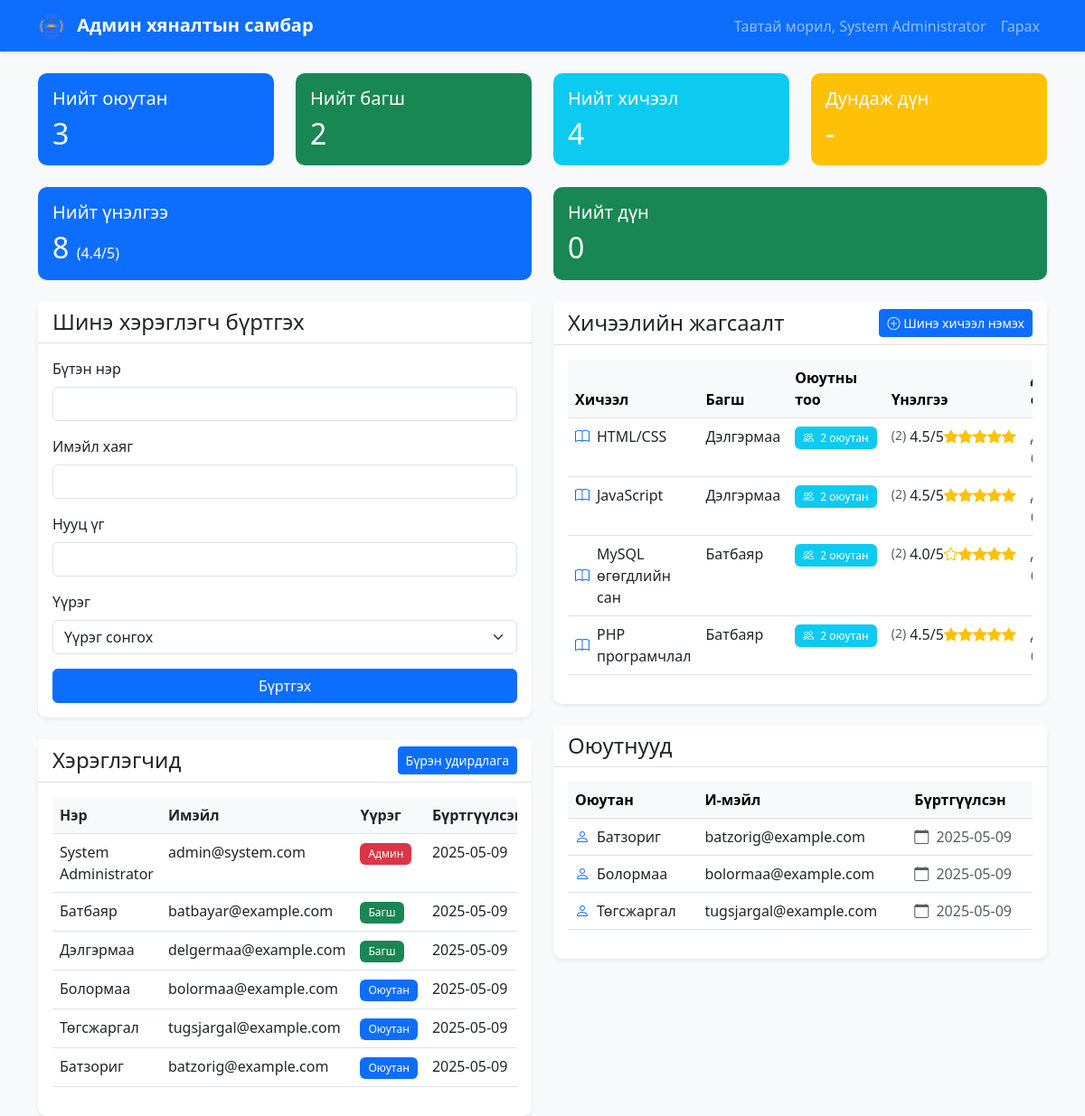
The page /dashboard/admin.php (signed in) on the database its author committed.
### tables this page shows
CREATE TABLE IF NOT EXISTS users (
    id INT AUTO_INCREMENT PRIMARY KEY,
    name VARCHAR(255) NOT NULL,
    email VARCHAR(255) NOT NULL UNIQUE,
    password VARCHAR(255) NOT NULL,
    role ENUM('admin', 'teacher', 'student') NOT NULL,
    created_at TIMESTAMP DEFAULT CURRENT_TIMESTAMP
);

CREATE TABLE IF NOT EXISTS courses (
    id INT AUTO_INCREMENT PRIMARY KEY,
    name VARCHAR(255) NOT NULL,
    teacher_id INT NOT NULL,
    created_at TIMESTAMP DEFAULT CURRENT_TIMESTAMP,
    FOREIGN KEY (teacher_id) REFERENCES users(id) ON DELETE CASCADE
);

### dashboard/admin.php (the view, shortened to what the rows shown need)
<?php
require_once '../db.php';
$stmt = $conn->prepare("
    SELECT id, name, email, role, created_at
    FROM users
    ORDER BY created_at DESC
");
$stmt->execute();
$users = $stmt->get_result()->fetch_all(MYSQLI_ASSOC);
$stmt = $conn->prepare("
    SELECT
        c.id,
        c.name,
        c.teacher_id,
        u.name as teacher_name,
        c.created_at,
        (SELECT COUNT(*) FROM course_enrollments WHERE course_id = c.id) as student_count,
        (SELECT COUNT(*) FROM evaluations WHERE course_id = c.id) as total_evaluations,
        (SELECT AVG(score) FROM evaluations WHERE course_id = c.id) as average_score,
        (SELECT COUNT(*) FROM grades WHERE course_id = c.id) as graded_count,
        (SELECT AVG(grade) FROM grades WHERE course_id = c.id) as average_grade
    FROM courses c
    JOIN users u ON c.teacher_id = u.id
    GROUP BY c.id
    ORDER BY c.name
");
$stmt->execute();
$courses = $stmt->get_result()->fetch_all(MYSQLI_ASSOC);
$stmt = $conn->prepare("
    SELECT
        (SELECT COUNT(*) FROM users WHERE role = 'student') as total_students,
        (SELECT COUNT(*) FROM users WHERE role = 'teacher') as total_teachers,
        (SELECT COUNT(*) FROM courses) as total_courses,
        (SELECT COUNT(*) FROM evaluations) as total_evaluations,
        (SELECT AVG(score) FROM evaluations) as average_score,
        (SELECT COUNT(*) FROM grades) as total_grades,
        (SELECT AVG(grade) FROM grades) as average_grade
");
$stmt->execute();
$stats = $stmt->get_result()->fetch_assoc();
$stmt = $conn->prepare("
    SELECT id, name, email, created_at
    FROM users
    WHERE role = 'student'
    ORDER BY name
");
$stmt->execute();
$students = $stmt->get_result()->fetch_all(MYSQLI_ASSOC);
?>
<!DOCTYPE html>
<html lang="mn">
<head>
    <link href="https://cdn.jsdelivr.net/npm/bootstrap@5.3.0/dist/css/bootstrap.min.css" rel="stylesheet">
    <link rel="stylesheet" href="https://cdn.jsdelivr.net/npm/bootstrap-icons@1.7.2/font/bootstrap-icons.css">
    <link rel="stylesheet" href="../css/style.css">
</head>
<body class="bg-light">
    <div class="container mt-4">
        <div class="row mb-4">
            <div class="col-md-3">
                <div class="card bg-primary text-white">
                    <div class="card-body">
                        <h2 class="mb-0"><?php echo $stats['total_students']; ?></h2>
                    </div>
                </div>
            </div>
            <div class="col-md-3">
                <div class="card bg-success text-white">
                    <div class="card-body">
                        <h2 class="mb-0"><?php echo $stats['total_teachers']; ?></h2>
                    </div>
                </div>
            </div>
            <div class="col-md-3">
                <div class="card bg-info text-white">
                    <div class="card-body">
                        <h2 class="mb-0"><?php echo $stats['total_courses']; ?></h2>
                    </div>
                </div>
            </div>
            <div class="col-md-3">
                <div class="card bg-warning text-white">
                    <div class="card-body">
                        <h2 class="mb-0">
                            <?php if ($stats['total_grades'] > 0): ?>
                                <?php echo number_format($stats['average_grade'], 1); ?>
                                <small class="fs-6">(<?php echo $stats['total_grades']; ?>)</small>
                            <?php else: ?>
                                -
                            <?php endif; ?>
                        </h2>
                    </div>
                </div>
            </div>
        </div>
        <div class="row mb-4">
            <div class="col-md-6">
                <div class="card bg-primary text-white">
                    <div class="card-body">
                        <h2 class="mb-0">
                            <?php echo $stats['total_evaluations']; ?>
                            <?php if ($stats['total_evaluations'] > 0): ?>
                                <small class="fs-6">
                                    (<?php echo number_format($stats['average_score'], 1); ?>/5)
                                </small>
                            <?php endif; ?>
                        </h2>
                    </div>
                </div>
            </div>
            <div class="col-md-6">
                <div class="card bg-success text-white">
                    <div class="card-body">
                        <h2 class="mb-0">
                            <?php echo $stats['total_grades']; ?>
                        </h2>
                    </div>
                </div>
            </div>
        </div>
        <div class="row">
            <div class="col-md-6">
                <div class="card shadow-sm">
                    <div class="card-body">
                        <div class="table-responsive">
                            <table class="table">
                                <thead>
                                    <tr>
                                        <th>Нэр</th>
                                        <th>Имэйл</th>
                                        <th>Үүрэг</th>
                                        <th>Бүртгүүлсэн</th>
                                    </tr>
                                </thead>
                                <tbody>
                                    <?php foreach ($users as $user): ?>
                                        <tr>
                                            <td><?php echo htmlspecialchars($user['name']); ?></td>
                                            <td><?php echo htmlspecialchars($user['email']); ?></td>
                                            <td>
                                                <span class="badge bg-<?php echo $user['role'] === 'admin' ? 'danger' : ($user['role'] === 'teacher' ? 'success' : 'primary'); ?>">
                                                    <?php echo $user['role'] === 'admin' ? 'Админ' : ($user['role'] === 'teacher' ? 'Багш' : 'Оюутан'); ?>
                                                </span>
                                            </td>
                                            <td><?php echo date('Y-m-d', strtotime($user['created_at'])); ?></td>
                                        </tr>
                                    <?php endforeach; ?>
                                </tbody>
                            </table>
                        </div>
                    </div>
                </div>
            </div>
            <div class="col-md-6">
                <div class="card shadow-sm mb-4">
                    <div class="card-body">
                        <?php if (empty($courses)): ?>
                            <div class="text-center py-4">
                                <div class="text-muted">
                                    <i class="bi bi-book fs-4 d-block mb-2"></i>
                                    Хичээл байхгүй байна
                                </div>
                            </div>
                        <?php else: ?>
                            <div class="table-responsive">
                                <table class="table table-hover">
                                    <thead class="table-light">
                                        <tr>
                                            <th>Хичээл</th>
                                            <th>Багш</th>
                                            <th>Оюутны тоо</th>
                                            <th>Үнэлгээ</th>
                                            <th>Дундаж оноо</th>
                                        </tr>
                                    </thead>
                                    <tbody>
                                        <?php foreach ($courses as $course): ?>
                                            <tr>
                                                <td>
                                                    <div class="d-flex align-items-center">
                                                        <i class="bi bi-book text-primary me-2"></i>
                                                        <?php echo htmlspecialchars($course['name']); ?>
                                                    </div>
                                                </td>
                                                <td><?php echo htmlspecialchars($course['teacher_name']); ?></td>
                                                <td>
                                                    <span class="badge bg-info">
                                                        <i class="bi bi-people me-1"></i>
                                                        <?php echo $course['student_count']; ?> оюутан
                                                    </span>
                                                </td>
                                                <td>
                                                    <?php if ($course['total_evaluations'] > 0): ?>
                                                        <div class="rating">
                                                            <?php for ($i = 1; $i <= 5; $i++): ?>
                                                                <i class="bi bi-star<?php echo $i <= round($course['average_score']) ? '-fill' : ''; ?> text-warning"></i>
                                                            <?php endfor; ?>
                                                            <span class="ms-1"><?php echo number_format($course['average_score'], 1); ?>/5</span>
                                                            <small class="text-muted">
                                                                (<?php echo $course['total_evaluations']; ?>)
                                                            </small>
                                                        </div>
                                                    <?php else: ?>
                                                        <span class="text-muted">Үнэлгээ байхгүй</span>
                                                    <?php endif; ?>
                                                </td>
                                                <td>
                                                    <?php if ($course['graded_count'] > 0): ?>
                                                        <span class="badge bg-<?php echo $course['average_grade'] >= 60 ? 'success' : 'danger'; ?>">
                                                            <?php echo number_format($course['average_grade'], 1); ?>
                                                        </span>
                                                        <small class="text-muted ms-1">
                                                            (<?php echo $course['graded_count']; ?>)
                                                        </small>
                                                    <?php else: ?>
                                                        <span class="text-muted">Дүн байхгүй</span>
                                                    <?php endif; ?>
                                                </td>
                                            </tr>
                                        <?php endforeach; ?>
                                    </tbody>
                                </table>
                            </div>
                        <?php endif; ?>
                    </div>
                </div>
                <div class="card shadow-sm">
                    <div class="card-body">
                        <?php if (empty($students)): ?>
                            <div class="text-center py-4">
                                <div class="text-muted">
                                    <i class="bi bi-people fs-4 d-block mb-2"></i>
                                    Оюутан бүртгэгдээгүй байна
                                </div>
                            </div>
                        <?php else: ?>
                            <div class="table-responsive">
                                <table class="table table-hover">
                                    <thead class="table-light">
                                        <tr>
                                            <th>Оюутан</th>
                                            <th>И-мэйл</th>
                                            <th>Бүртгүүлсэн</th>
                                        </tr>
                                    </thead>
                                    <tbody>
                                        <?php foreach ($students as $student): ?>
                                            <tr>
                                                <td>
                                                    <div class="d-flex align-items-center">
                                                        <i class="bi bi-person text-primary me-2"></i>
                                                        <?php echo htmlspecialchars($student['name']); ?>
                                                    </div>
                                                </td>
                                                <td><?php echo htmlspecialchars($student['email']); ?></td>
                                                <td>
                                                    <span class="text-muted">
                                                        <i class="bi bi-calendar me-1"></i>
                                                        <?php echo date('Y-m-d', strtotime($student['created_at'])); ?>
                                                    </span>
                                                </td>
                                            </tr>
                                        <?php endforeach; ?>
                                    </tbody>
                                </table>
                            </div>
                        <?php endif; ?>
                    </div>
                </div>
            </div>
        </div>
    </div>
</body>
</html>

### rows shown on the page
users: name "System Administrator", email "admin@system.com", role "Админ", created_at "2025-05-09"
users: name "Батбаяр", email "batbayar@example.com", role "Багш", created_at "2025-05-09"
users: name "Дэлгэрмаа", email "delgermaa@example.com", role "Багш", created_at "2025-05-09"
users: name "Болормаа", email "bolormaa@example.com", role "Оюутан", created_at "2025-05-09"
users: name "Төгсжаргал", email "tugsjargal@example.com", role "Оюутан", created_at "2025-05-09"
users: name "Батзориг", email "batzorig@example.com", role "Оюутан", created_at "2025-05-09"
courses: name "HTML/CSS", teacher.name "Дэлгэрмаа", student_count "2", average_score "4.5", total_evaluations "2"
courses: name "JavaScript", teacher.name "Дэлгэрмаа", student_count "2", average_score "4.5", total_evaluations "2"
courses: name "MySQL өгөгдлийн сан", teacher.name "Батбаяр", student_count "2", average_score "4.0", total_evaluations "2"
courses: name "PHP програмчлал", teacher.name "Батбаяр", student_count "2", average_score "4.5", total_evaluations "2"

### other values the page prints
$_SESSION['user_name'] "System Administrator"
$stats['total_students'] "3"
$stats['total_teachers'] "2"
$stats['total_courses'] "4"
$stats['total_evaluations'] "8"
$stats['average_score'] "4.4"
$stats['total_grades'] "0"
